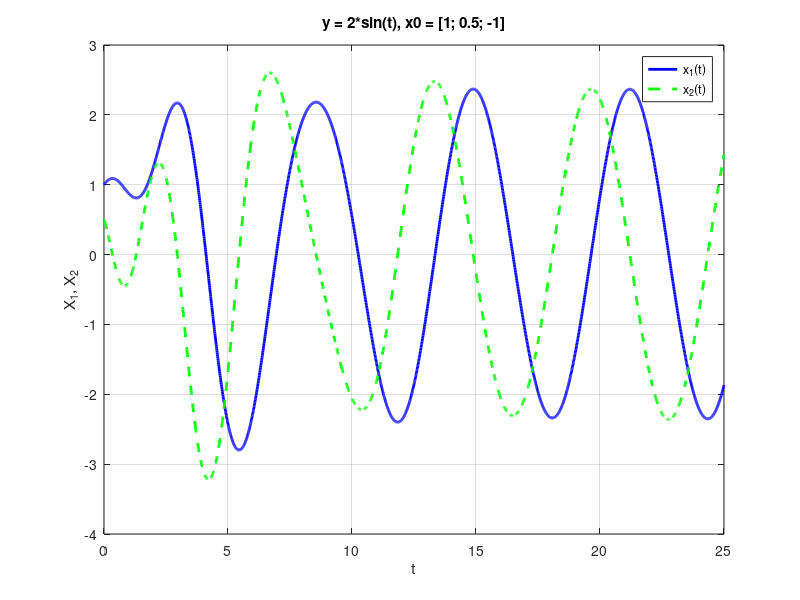

The MATLAB script that drew this image:
clc;            % Очистка командного окна
clear all;      % Очистка всех переменных из рабочей области
close all;      % Закрытие всех открытых графиков

% Задание параметров системы
a0 = 5;
a1 = 4;
a2 = 2;
a3 = 1;
b0 = 5;

% Приведение системы к форме Коши
A = [0,      1,       0;
     0,      0,       1;
     -a0/a3, -a1/a3,  -a2/a3];

B = [0; 
     0; 
     b0/a3];

% Параметры моделирования
T = 25;                     % Общее время моделирования
h = 1e-2;                   % Шаг по времени
t = linspace(0, T, T/h);    % Временной вектор
x = zeros(3, length(t));    % Инициализация матрицы состояния

% Воздействие на систему
y = @(tx) 2 * sin(tx);      % Функция воздействия

% Начальные условия
x(:, 1) = [1; 0.5; -1];     % Начальные значения для x1, x2, x3

% Моделирование с использованием метода Рунге-Кутты 4-го порядка
for k = 2:length(t)
    % Вычисление первого приближения с учетом воздействия
    F1 = A * x(:, k-1) + B * y(t(k-1));

    % Вычисление второго приближения
    F2 = A * (x(:, k-1) + 2/3 * h * F1) + B * y(t(k-1) + 2/3 * h);

    % Обновление состояния
    x(:, k) = x(:, k-1) + h/4 * (F1 + 3 * F2);
end

% Построение графиков
figure;
plot(t, x(1, :), '-', 'Color', 'blue', 'LineWidth', 2);     % График x1
hold on;                                                    % Удерживаем текущую фигуру
plot(t, x(2, :), '--', 'Color', 'green', 'LineWidth', 2);   % График x2
grid on;                                                    % Включение сетки
xlabel('t');                                                % Подпись оси X
ylabel('X_1, X_2');                                         % Подпись оси Y
title('y = 2*sin(t), x0 = [1; 0.5; -1]');                   % Заголовок графика

% Добавление легенды
legend('x_1(t)', 'x_2(t)', 'Location', 'best');

% Создание папки graphics, если она не существует
folderName = 'graphics';
if ~exist(folderName, 'dir')
    mkdir(folderName);  % Создание папки
    fprintf('Папка "%s" была создана.\n', folderName);

else
    fprintf('Папка "%s" уже существует.\n', folderName);
end

% Сохранение графика в формате PNG
filePath = fullfile(folderName, 'plot_3.png'); % Полный путь к файлу
try
    saveas(gcf, filePath);
    fprintf('График успешно сохранен в "%s".\n', filePath);

catch ME
    fprintf('Ошибка при сохранении графика: %s\n', ME.message);
end
